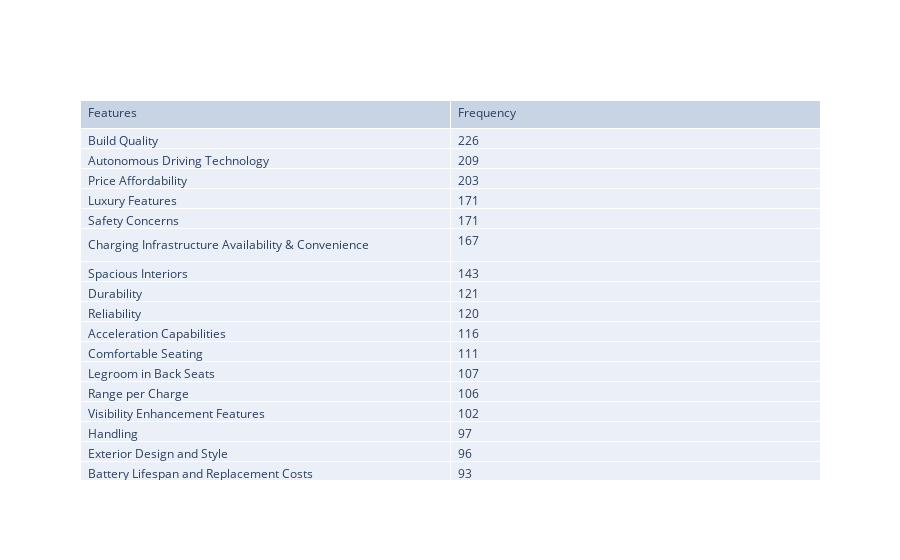

Notebook code cell kept with this figure:
### Code cell
fig = go.Figure(data=[go.Table(
    header=dict(values=list(tab2.columns),
                #fill_color='paleturquoise',
                align='left'),
    cells=dict(values=[tab2.Features, tab2.Frequency],
               #fill_color='lavender',
               align='left'))
])

fig.show()

### Figure 1 — Plotly figure (JSON) as saved in the notebook; plotly's stock layout.template omitted (floating-point values rounded to 4 significant figures)
{"data": [{"cells": {"align": "left", "values": [["Build Quality", "Autonomous Driving Technology", "Price Affordability", "Luxury Features", "Safety Concerns", "Charging Infrastructure Availability & Convenience", "Spacious Interiors", "Durability", "Reliability", "Acceleration Capabilities", "Comfortable Seating", "Legroom in Back Seats", "Range per Charge", "Visibility Enhancement Features", "Handling", "Exterior Design and Style", "Battery Lifespan and Replacement Costs", "Blind Spot Monitoring", "Towing Capability", "Technician Expertise", "Cargo Space", "Keyless Entry and Start", "Infotainment System", "Fuel Efficiency", "HVAC and Ventilation System", "Environmental Sustainability"], [226, 209, 203, 171, 171, 167, 143, 121, 120, 116, 111, 107, 106, 102, 97, 96, 93, 90, 87, 71, 57, 57, 49, 45, 26, 15]]}, "header": {"align": "left", "values": ["Features", "Frequency"]}, "type": "table"}], "layout": {}}
